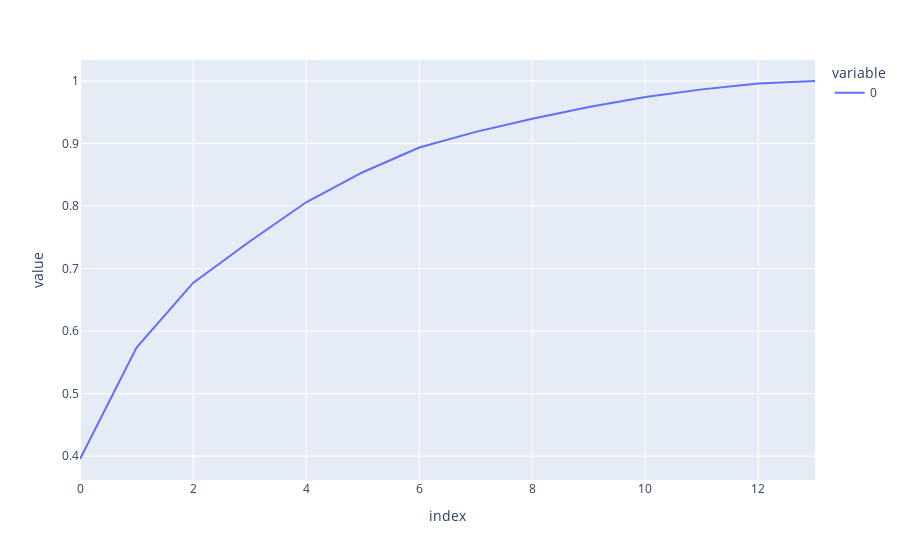

Source (notebook cell):
### Code cell
fig = px.line(np.cumsum(pca_full_df.explained_variance_ratio_), title='PCA component variance ratio for dataframe')
fig.show()

### Figure 1 — Plotly figure (JSON) as saved in the notebook; plotly's stock layout.template omitted (floating-point values rounded to 4 significant figures)
{"data": [{"hovertemplate": "variable=0<br>index=%{x}<br>value=%{y}<extra></extra>", "legendgroup": "0", "line": {"color": "#636efa", "dash": "solid"}, "marker": {"symbol": "circle"}, "mode": "lines", "name": "0", "orientation": "v", "showlegend": true, "type": "scatter", "x": [0, 1, 2, 3, 4, 5, 6, 7, 8, 9, 10, 11, 12, 13], "xaxis": "x", "y": [0.3954, 0.5738, 0.6771, 0.7434, 0.806, 0.8541, 0.8936, 0.9187, 0.9397, 0.9584, 0.9746, 0.9866, 0.9959, 1.0], "yaxis": "y"}], "layout": {"legend": {"title": {"text": "variable"}, "tracegroupgap": 0}, "margin": {"t": 60}, "xaxis": {"anchor": "y", "domain": [0, 1], "title": {"text": "index"}}, "yaxis": {"anchor": "x", "domain": [0, 1], "title": {"text": "value"}}}}
